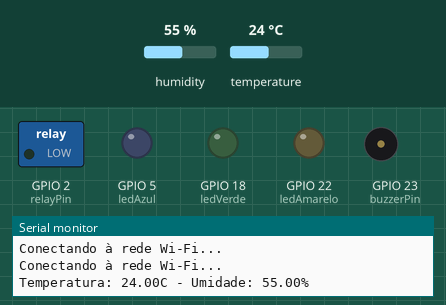
The sketch below on a simulated ESP32. Shown: switched loads named in the sketch (green lamp = pin HIGH), output pins drawn as LEDs (lit = HIGH), buzzer (waves = sounding, pin HIGH), the last lines printed to the serial monitor. Inputs (shaded band) come from the test bench; at power-on: humidity 55 %, temperature 24 °C. WiFi joins after 1.5 s; servers stay silent unless stated.

Above: at 3.2 s.
3.3 s: humidity set to 69 %
9.6 s: humidity set to 72 %
At 14.9 s:
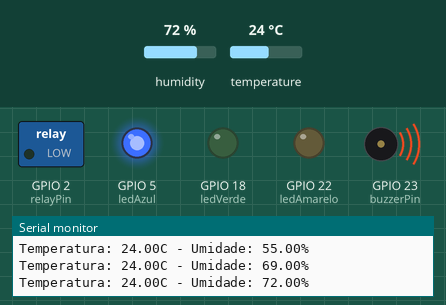
15.9 s: temperature set to 34.7 °C
22.2 s: temperature set to 35.6 °C
At 26.3 s:
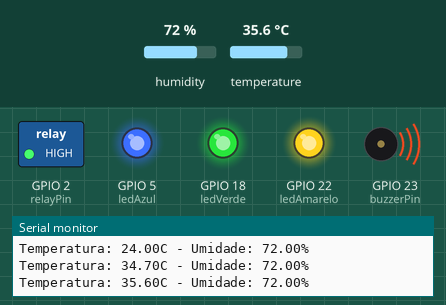
28.5 s: humidity set to 22 %
At 31.9 s:
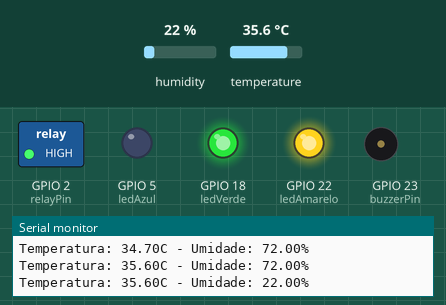
34.8 s: humidity set to 88 %
At 37.6 s:
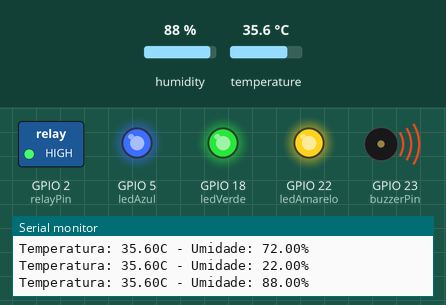
Timing chart, 0 to 39.1 s (numbered marks = the images above; inputs shaded):
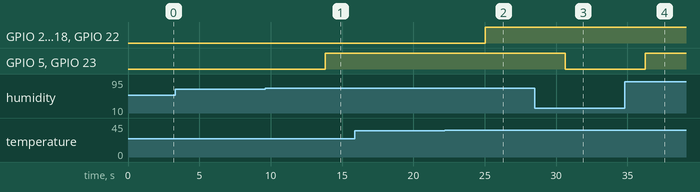

The sketch:

sketch.ino
```cpp
#include <DHT.h>
#include <ThingSpeak.h>
#include <WiFi.h>

#define DHTPIN 4
#define DHTTYPE DHT22

DHT dht(DHTPIN, DHTTYPE);

int buzzerPin = 23;//ok
int ledVerde = 18;
int ledAzul = 5;
int relayPin = 2;
int ledAmarelo = 22;

// Definir suas credenciais Wi-Fi e informações do ThingSpeak
char* ssid = "Wokwi-GUEST";
char* password = "";
char* apiKey = "TP65HJZ6EYDKFIL2";
unsigned long channelNumber = 2;

// Inicializar o objeto WiFiClient
WiFiClient client;

void setup() {
  Serial.begin(9600);
  pinMode(buzzerPin, OUTPUT);
  pinMode(ledVerde, OUTPUT);
  pinMode(ledAmarelo, OUTPUT);
  pinMode(relayPin, OUTPUT);
  pinMode(ledAzul, OUTPUT);
  dht.begin();


    // Conectar-se à rede Wi-Fi
    WiFi.begin(ssid, password);
    while (WiFi.status() != WL_CONNECTED) {
      delay(1000);
      Serial.println("Conectando à rede Wi-Fi...");
    }


  // Inicializar o ThingSpeak
  ThingSpeak.begin(client);
}

void loop() {
  float temperatura = dht.readTemperature();
  float umidade = dht.readHumidity();

  Serial.print("Temperatura: ");
  Serial.print(temperatura);
  Serial.print("C - Umidade: ");
  Serial.print(umidade);
  Serial.println("%");

  // Enviar os dados de temperatura e umidade para o ThingSpeak
  ThingSpeak.writeField(channelNumber, 1, temperatura, apiKey);
  ThingSpeak.writeField(channelNumber, 2, umidade, apiKey);


  if (temperatura > 35) {
    digitalWrite(ledVerde, HIGH);
    digitalWrite(relayPin, HIGH);
    digitalWrite(ledAmarelo, HIGH);
  } else {
    digitalWrite(ledVerde, LOW);
    digitalWrite(relayPin, LOW);
    digitalWrite(ledAmarelo, LOW);
  }

  if (umidade > 70) {
    digitalWrite(buzzerPin, HIGH);
    digitalWrite(ledAzul, HIGH);
  } else {
    digitalWrite(buzzerPin, LOW);
    digitalWrite(ledAzul, LOW);
  }

  delay(5000);
}
```

Measured:
- the behaviour switches between 70 and 71 % on humidity (found by bisection; images 0 and 1)
- the behaviour switches between 35 and 35.1 °C on temperature (found by bisection; images 1 and 2)
- after the input at 9.6 s, GPIO 5 (ledAzul), GPIO 23 (buzzerPin): LOW → HIGH after 4.2 s
- after the input at 22.2 s, GPIO 2 (relayPin), GPIO 18 (ledVerde), GPIO 22 (ledAmarelo): LOW → HIGH after 2.8 s
- after the input at 28.5 s, GPIO 5 (ledAzul), GPIO 23 (buzzerPin): HIGH → LOW after 2.1 s
- after the input at 34.8 s, GPIO 5 (ledAzul), GPIO 23 (buzzerPin): LOW → HIGH after 1.4 s
